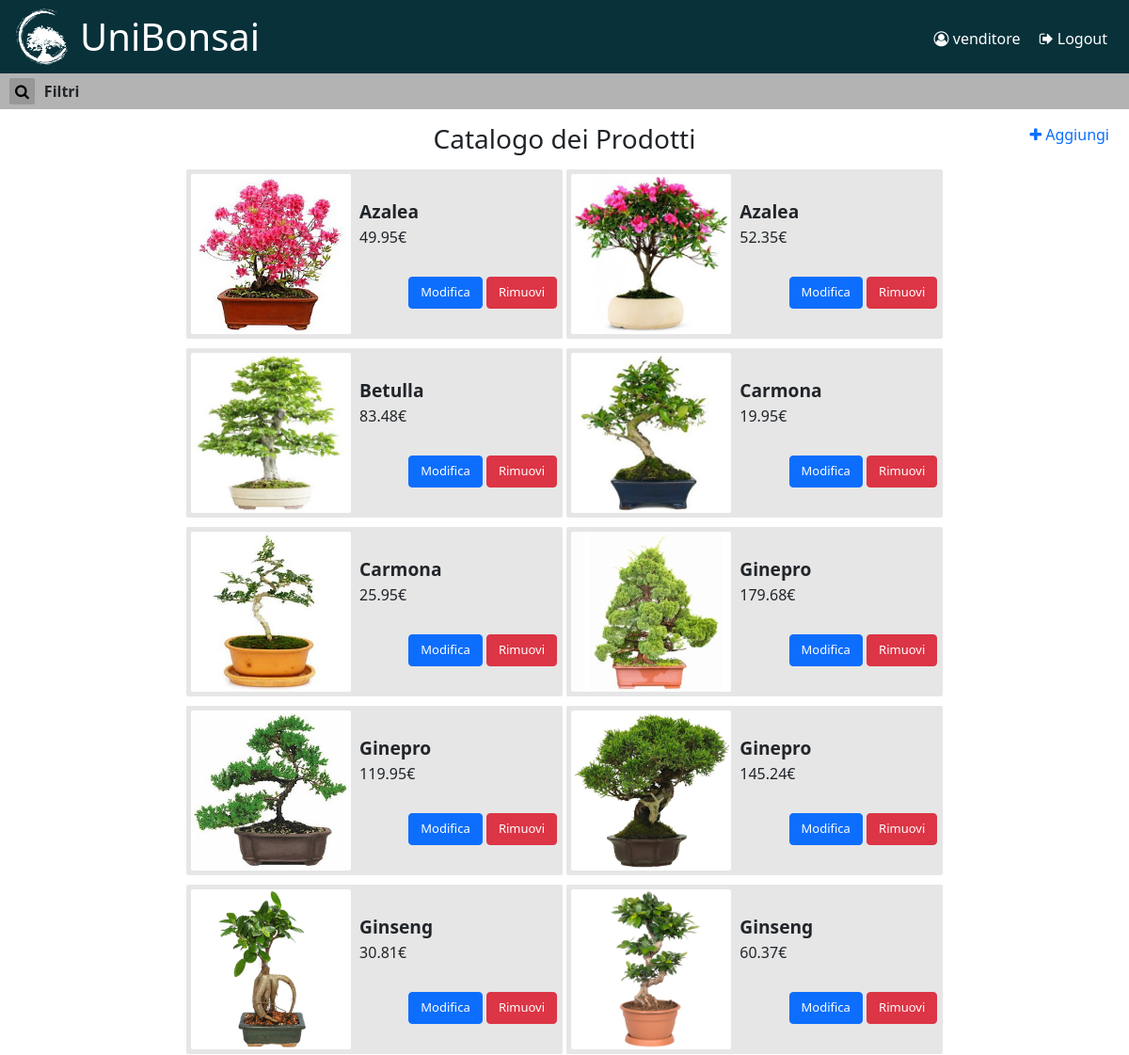
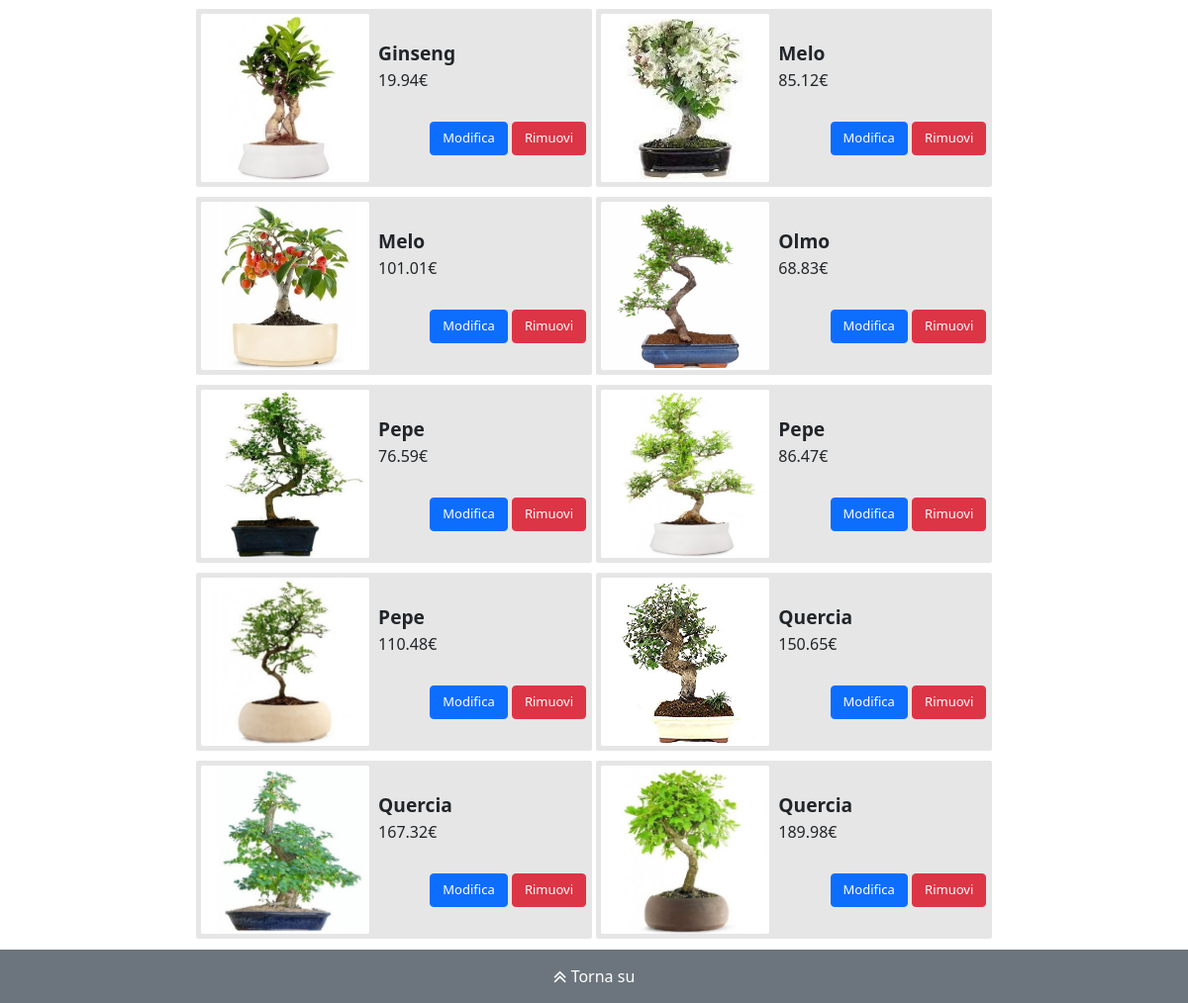
/index.php (signed in), run on the app's committed database (2 pictures, top to bottom).
### tables this page shows
CREATE TABLE `products` (
  `id` int(11) NOT NULL,
  `name` varchar(30) NOT NULL,
  `price` float NOT NULL,
  `shape` varchar(20) NOT NULL,
  `size` varchar(10) NOT NULL,
  `availability` int(11) NOT NULL,
  `path` varchar(70) NOT NULL
);

### src/configure.php (called while the page is built, shortened)
<?php
require "./src/database/DB.class.php";
$db = new DB();
function get_include_contents(string $file) {
	if (is_file($file)) {
		extract($GLOBALS, EXTR_REFS);
		include $file;
		return ob_get_clean();
	}
	throw new ErrorException("$file not found");
}
?>

### src/catalogo/controller.php (called while the page is built, shortened)
<?php
	switch ($vars["mode"]) {
		case "show":
			$vars["products"] = $db->getProducts();
			$content = get_include_contents("./src/catalogo/view.php");
			break;
	}
?>

### index.php (called while the page is built, shortened)
<?php
	require "./src/configure.php";
	$vars["action"] = isset($_SESSION["uid"]) ? ($_REQUEST["action"] ?? "catalogo") : "user";
	if (isset($_SESSION["uid"])) {
		$vars["mode"] = $_REQUEST["mode"] ?? "show";
	} else if (isset($_REQUEST["mode"]) && $_REQUEST["mode"] == "subscribe") {
		$vars["mode"] = "subscribe";
	} else {
		$vars["mode"] = "login";
	}
	if (isset($_SESSION["uid"])) {
		$UID = $_SESSION["uid"];
		$vars["user"] = $db->getUsernameById($UID);
		$vars["isVendor"] = $db->isVendor($UID);
	}
	switch ($vars["action"]) {
		case "catalogo":
			require "./src/catalogo/controller.php";
			break;
	}
	require "./src/templates/template.php";
?>

### src/database/DB.class.php (called while the page is built, shortened)
<?php
class DB {
	private $connection;
	public function __construct() {
		$this->connection = new mysqli("127.0.0.1", "unibonsai", "unibonsai1!", "unibonsai");
	}
	private function query($statement, $vars = [], $types = "") {
		$q = $this->connection->prepare($statement);
		if ($vars && $types)
			$q->bind_param($types, ...$vars);
		$success = $q->execute();
		if ($res = $q->get_result())
			return $res->fetch_all(MYSQLI_ASSOC);
		return $success;
	}
	public function getProducts($ids = null) {
		$query = "SELECT id, name, price, shape, size, path FROM products";
		if ($ids === null) {
			return $this->query($query);
		} else if (empty($ids)) {
			return [];
		} else {
			$query .= " WHERE id IN ". get_in_params($ids);
			return $this->query($query, $ids, str_repeat("i", count($ids))) ?: [];
		}
	}
	public function unreadMessages($userId) {
		$query = "SELECT COUNT(*) as count FROM messages WHERE userId = ? AND isRead = false";
		return $this->query($query, [$userId], "i")[0]["count"] > 0;
	}
}
?>

### src/catalogo/list.php (the view, shortened to what this page needs)
<div id="product-list">
	<?php foreach ($vars["products"] as $product) : ?>
	<div class="product-card">
		<div class="product-img">
			<img src="<?php echo IMG_PATH.$product["path"] ?>"
				alt="<?php echo $product["name"] . "-" . $product["size"] . "-" . $product["shape"] ?>"/>
		</div>
		<div class="product-info">
			<div class="d-flex justify-content-between align-items-center">
				<div>
					<p class="bold"><?php echo ucfirst($product["name"]) ?></p>
					<p><?php echo $product["price"] ?>&euro;</p>
				</div>
			</div>
			<div>
				<?php if ($vars["isVendor"]): ?>
				<a class="btn btn-primary" title="modifica"
					href="?action=catalogo&mode=update&id=<?php echo $product["id"] ?>">Modifica</a>
				<a class="btn btn-danger" title="elimina"
					href="?action=catalogo&mode=remove&id=<?php echo $product["id"] ?>">Rimuovi</a>
				<?php endif ?>
			</div>
		</div>
	</div>
	<?php endforeach ?>
</div>

### style/style.css (style rules this page uses)
body { position: relative; min-height: 100vh; }
a { text-decoration: none !important; }
.bold { font-weight: bold; }

### style/main.css (style rules this page uses)
div#product-list { padding: 0 10px; }
div.product-card { margin-bottom: 10px; border-radius: 2px; background-color: rgba(199, 199, 199, 0.452); }
div.product-card div { display: inline-block; vertical-align: middle; }
div.product-img { height: 120px; width: 120px; margin: 5px; }
div.product-img img { max-height: 100%; border-radius: 2px; }
div.product-info { width: calc(100% - 140px); height: 100%; padding-left: 5px; }
div.product-info p { margin: 0; }
div.product-info p:first-of-type { font-size: larger; }
div.product-info div:first-child { margin-bottom: 10px; }
div.product-info div:last-child { float: right; }
div.product-info label, div.product-info a, span.button-text, div.product-info button, button#empty-cart { font-size: small; }
@media screen and (min-width: 768px) { div#product-list { margin: 0 30px; text-align: center; } }
@media screen and (min-width: 768px) { div.product-img { height: 170px; width: 170px; } }
@media screen and (min-width: 768px) { div.product-card { min-width: 400px; text-align: left; } }
@media screen and (min-width: 768px) { div.product-info { width: calc(100% - 190px); padding: 0; } }
@media screen and (min-width: 768px) { div.product-info div:first-child { margin-bottom: 15px; } }
@media screen and (min-width: 768px) { div#product-list div { display: inline-block; } }

### data on the page
products: path (picture), name "Azalea", price "49.95"
products: path (picture), name "Azalea", price "52.35"
products: path (picture), name "Betulla", price "83.48"
products: path (picture), name "Carmona", price "19.95"
products: path (picture), name "Carmona", price "25.95"
products: path (picture), name "Ginepro", price "179.68"
products: path (picture), name "Ginepro", price "119.95"
products: path (picture), name "Ginepro", price "145.24"
products: path (picture), name "Ginseng", price "30.81"
products: path (picture), name "Ginseng", price "60.37"
products: path (picture), name "Ginseng", price "19.94"
products: path (picture), name "Melo", price "85.12"
products: path (picture), name "Melo", price "101.01"
products: path (picture), name "Olmo", price "68.83"
products: path (picture), name "Pepe", price "76.59"
products: path (picture), name "Pepe", price "86.47"
products: path (picture), name "Pepe", price "110.48"
products: path (picture), name "Quercia", price "150.65"
products: path (picture), name "Quercia", price "167.32"
products: path (picture), name "Quercia", price "189.98"

### other printed values
$vars["user"] "venditore"
